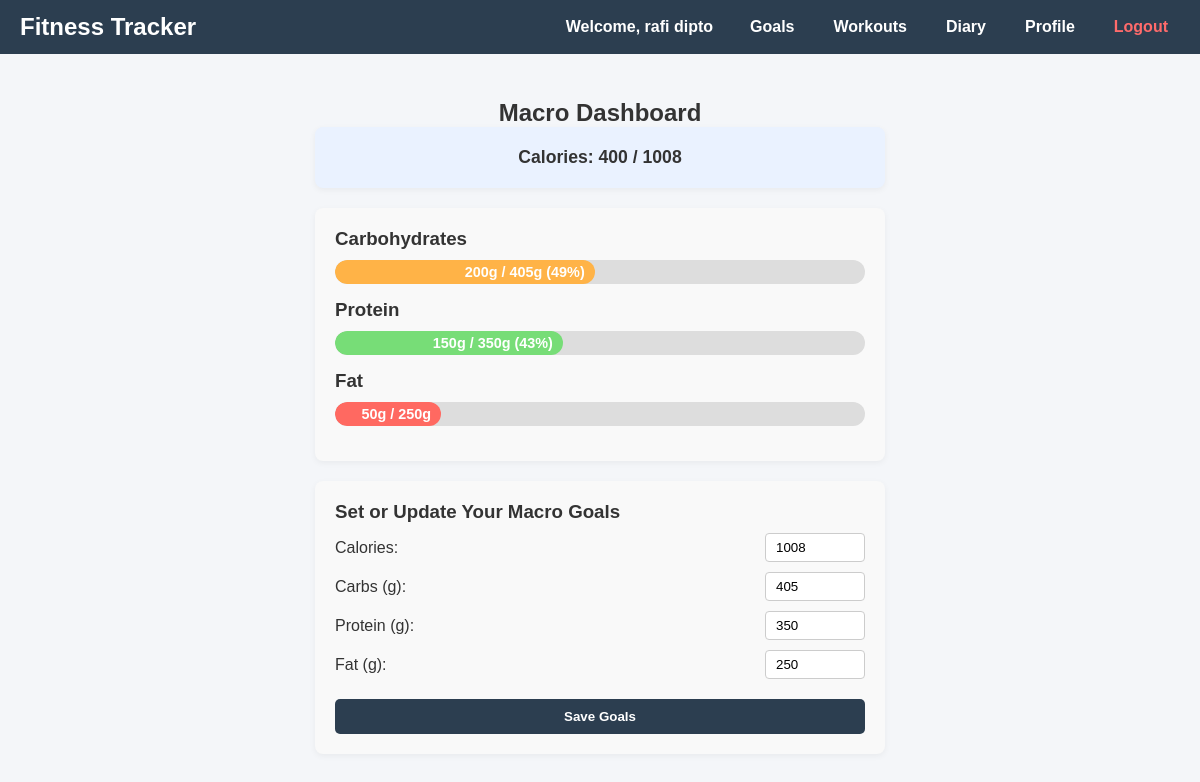
Page /public/index.php?controller=nutrition&action=macroDashboard (signed in) on the committed database.
### tables this page shows
CREATE TABLE `macro_goals` (
  `user_id` int(11) NOT NULL,
  `calories` int(11) NOT NULL,
  `carbs` int(11) NOT NULL,
  `protein` int(11) NOT NULL,
  `fat` int(11) NOT NULL
);

### app/controllers/NutritionController.php (called while the page is built, shortened)
<?php
require ROOT . '/config/database.php';
require_once ROOT . '/app/models/NutritionModel.php';
function macroDashboard() {
    global $conn;
    $user_id = $_SESSION['user']['id'] ?? 0;
    $macros = getTodayMacros($conn, $user_id);
    $macroGoals = getMacroGoals($conn, $user_id);
    require ROOT . '/app/views/nutrition/macros.php';
}

### app/models/NutritionModel.php (called while the page is built, shortened)
<?php
function getTodayMacros($conn, $user_id) {
    $today = date('Y-m-d');
    $query = "SELECT
                COALESCE(SUM(calories), 0) AS calories,
                COALESCE(SUM(carbs), 0) AS carbs,
                COALESCE(SUM(protein), 0) AS protein,
                COALESCE(SUM(fat), 0) AS fat
              FROM meals
              WHERE user_id = ? AND date = ?";
    $stmt = $conn->prepare($query);
    $stmt->bind_param("is", $user_id, $today);
    $stmt->execute();
    $result = $stmt->get_result();
    return $result->fetch_assoc();
}
function getMacroGoals($conn, $user_id) {
    $query = "SELECT calories, carbs, protein, fat FROM macro_goals WHERE user_id = ?";
    $stmt = $conn->prepare($query);
    $stmt->bind_param("i", $user_id);
    $stmt->execute();
    $result = $stmt->get_result();
    return $result->fetch_assoc();
}

### app/views/nutrition/macros.php (the view, shortened to what this page needs)
<?php require_once ROOT . '/app/views/part/header.php'; ?>
<div class="macro-container">
    <h2> Macro Dashboard</h2>
    <?php if ($macros && $macroGoals): ?>
        <div class="macro-box calories-box">
            <strong>Calories:</strong> <?= $macros['calories'] ?? 0 ?> / <?= $macroGoals['calories'] ?? 0 ?>
        </div>
        <?php
        function percent($value, $goal) {
            $p = round(($value / $goal) * 100);
            return ($p > 100) ? 100 : $p;
        }
        ?>
        <div class="macro-box">
            <h3>Carbohydrates</h3>
            <div class="macro-progress">
                <div class="macro-progress-bar carbs" style="width: <?= percent($macros['carbs'], $macroGoals['carbs']) ?>%;">
                    <?= $macros['carbs'] ?? 0 ?>g / <?= $macroGoals['carbs'] ?? 0 ?>g (<?= percent($macros['carbs'], $macroGoals['carbs']) ?>%)
                </div>
            </div>
            <h3>Protein</h3>
            <div class="macro-progress">
                <div class="macro-progress-bar protein" style="width: <?= percent($macros['protein'], $macroGoals['protein']) ?>%;">
                    <?= $macros['protein'] ?? 0 ?>g / <?= $macroGoals['protein'] ?? 0 ?>g (<?= percent($macros['protein'], $macroGoals['protein']) ?>%)
                </div>
            </div>
            <h3>Fat</h3>
            <div class="macro-progress">
                <div class="macro-progress-bar fat" style="width: <?= percent($macros['fat'], $macroGoals['fat']) ?>%;">
                    <?= $macros['fat'] ?? 0 ?>g / <?= $macroGoals['fat'] ?? 0 ?>g (<?= percent($macros['fat'], $macroGoals['fat']) ?>%)
                </div>
            </div>
        </div>
    <?php else: ?>
        <p>No macro data available today.</p>
    <?php endif; ?>
    <div class="macro-box">
        <h3>Set or Update Your Macro Goals</h3>
            <form method="POST" action="?controller=nutrition&action=saveMacroGoals" class="goal-form">
            <label>Calories:
                <input type="number" name="calories" value="<?= $macroGoals['calories'] ?? 0 ?>" required>
            </label>
            <label>Carbs (g):
                <input type="number" name="carbs" value="<?= $macroGoals['carbs'] ?? 0 ?>" required>
            </label>
            <label>Protein (g):
                <input type="number" name="protein" value="<?= $macroGoals['protein'] ?? 0 ?>" required>
            </label>
            <label>Fat (g):
                <input type="number" name="fat" value="<?= $macroGoals['fat'] ?? 0 ?>" required>
            </label>
            <button type="submit">Save Goals</button>
        </form>
    </div>
</div>

### app/views/part/header.php (style rules this page uses)
* { box-sizing: border-box; margin: 0; padding: 0; }
body { font-family: Arial, sans-serif; background-color: #f4f6f9; color: #333; }

### app/views/nutrition/macros.php (style rules this page uses)
.macro-container { max-width: 600px; margin: 30px auto; font-family: Arial, sans-serif; padding: 15px; }
h2 { text-align: center; }
.macro-box { background: #f9f9f9; padding: 20px; border-radius: 8px; margin-bottom: 20px; box-shadow: 0 2px 6px rgba(0,0,0,0.05); }
.calories-box { font-size: 1.1em; font-weight: bold; text-align: center; background: #eaf2ff; }
h3 { margin-top: 0; margin-bottom: 10px; }
.macro-progress { background: #ddd; border-radius: 20px; overflow: hidden; height: 24px; margin-bottom: 15px; }
.macro-progress-bar { height: 100%; border-radius: 20px; text-align: right; padding-right: 10px; color: #fff; line-height: 24px; font-weight: bold; font-size: 0.9em; }
.carbs { background-color: #ffb347; }
.protein { background-color: #77dd77; }
.fat { background-color: #ff6961; }
.goal-form { display: flex; flex-direction: column; gap: 10px; }
.goal-form label { display: flex; justify-content: space-between; align-items: center; }
.goal-form input { padding: 6px 10px; width: 100px; border: 1px solid #ccc; border-radius: 4px; }
.goal-form button { padding: 10px; font-weight: bold; background: #2c3e50; color: white; border: none; border-radius: 5px; margin-top: 10px; cursor: pointer; }

### rows in the picture
macro_goals: calories "1008", carbs "405", protein "350", fat "250"

### other values in the picture
$user['first_name'] . ' ' . $user['last_name'] "rafi dipto"
$macros['calories'] "400"
$macros['carbs'] "200"
percent($macros['carbs'], $macroGoals['carbs']) "49"
$macros['protein'] "150"
percent($macros['protein'], $macroGoals['protein']) "43"
$macros['fat'] "50"
